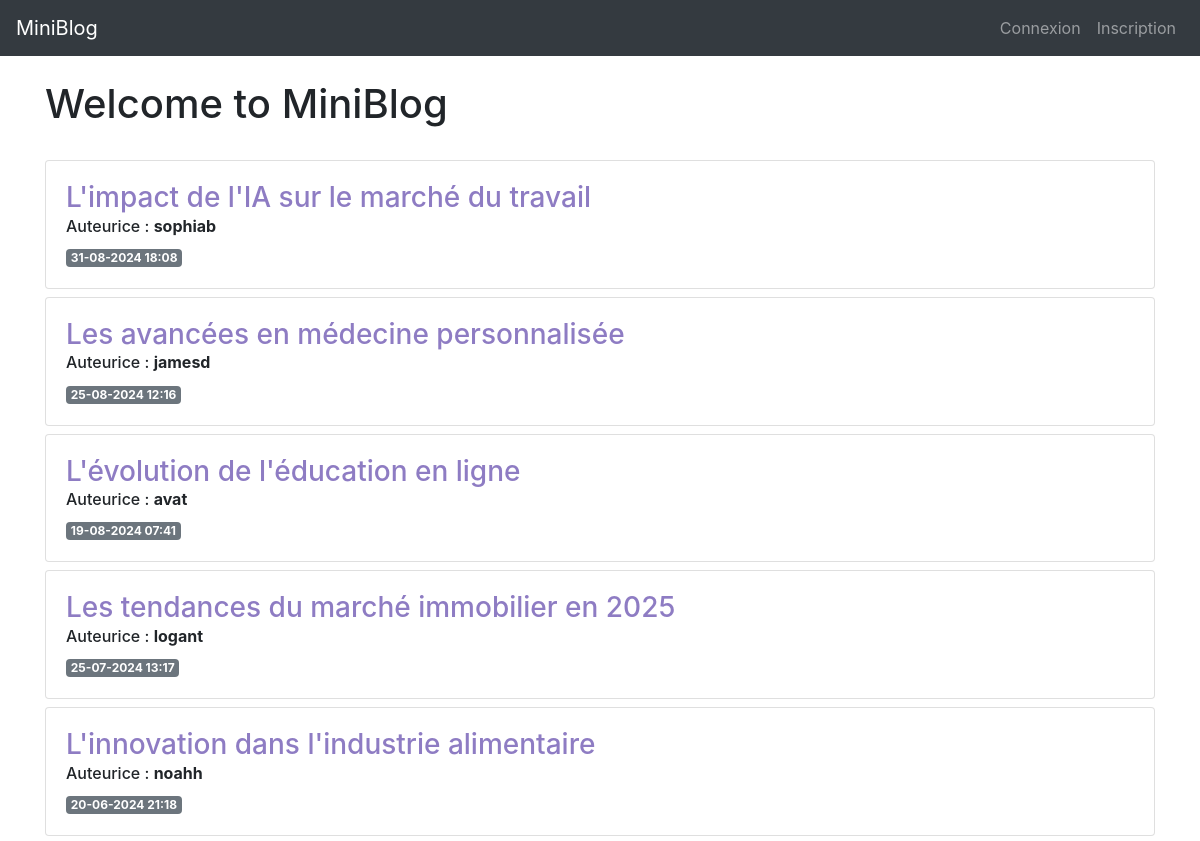
Before: / (upper part) with the older database file.
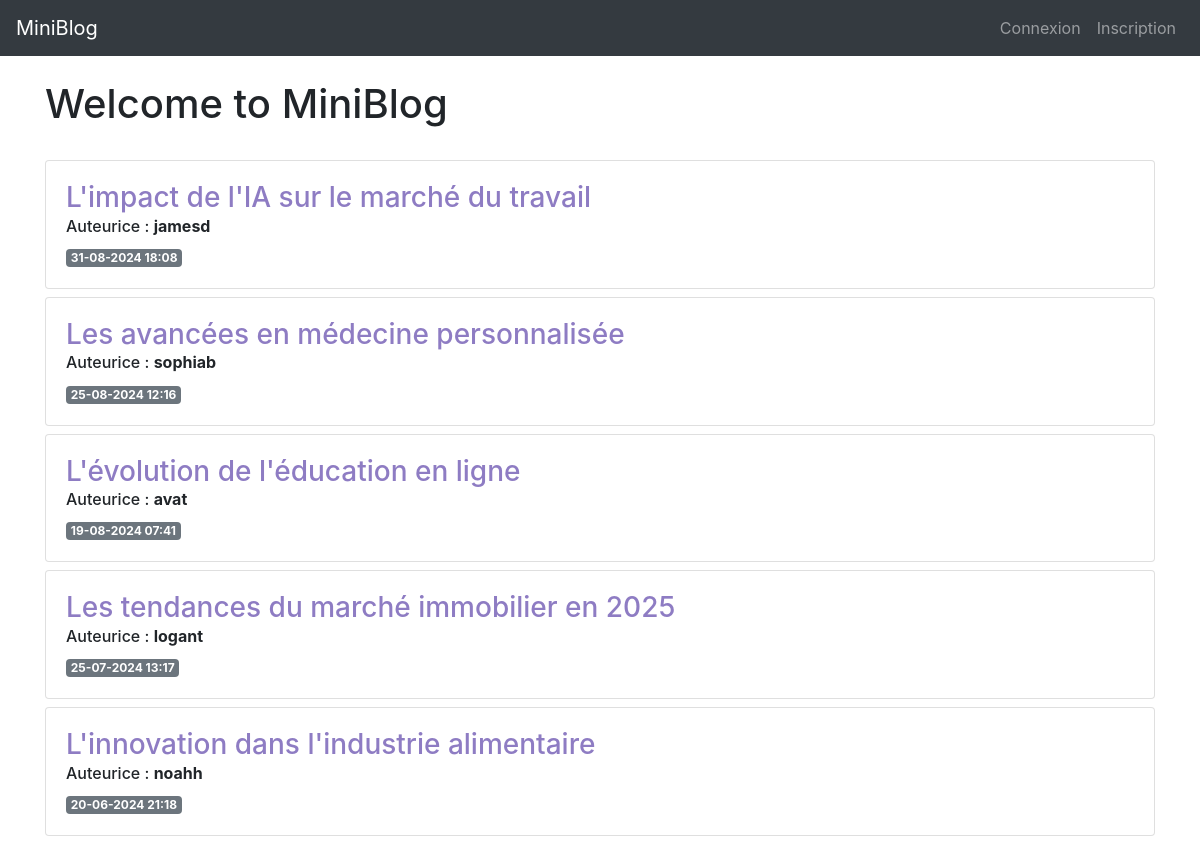
After: the same page with the newer database file.
### app/models.py (models this page shows, shortened)
class Post(db.Model):
    id = db.Column(db.Integer, primary_key=True)
    created = db.Column(db.DateTime, nullable=False, default=datetime.now)
    title = db.Column(db.String(200), nullable=False)
    content = db.Column(db.Text, nullable=False)
    user_id = db.Column(db.Integer, db.ForeignKey('user.id'), nullable=False)
    @property
    def formatted_created(self):
        return self.created.strftime("%d-%m-%Y %H:%M")

class User(db.Model, UserMixin):
    id = db.Column(db.Integer, primary_key=True)
    username = db.Column(db.String(20), nullable=False, unique=True)
    email = db.Column(db.String(120), nullable=False, unique=True)
    password_hash = db.Column(db.String(255), nullable=False)
    is_admin = db.Column(db.Boolean, default=False)
    created = db.Column(db.DateTime, default=datetime.now, nullable=False)
    posts = db.relationship('Post', backref='author',
                            lazy=True, cascade="all, delete-orphan")
    @property
    def password(self):
        raise AttributeError('password is not a readable attribute')

### app/__init__.py (the view)
    @app.route('/')
    def index():
        posts = Post.query.order_by(Post.created.desc()).all()
        return render_template('index.html', posts=posts)

### app/templates/index.html
{% extends 'base.html' %}
{% block content %}
<h1>{% block title %} Welcome to MiniBlog {% endblock %}</h1>
<br />
{% for post in posts %}
<div class="card mb-2">
    <div class="card-body">
        <a href="{{ url_for('posts.view', post_id=post.id) }}" class="custom-link">
            <h3>{{ post.title }}</h3>
        </a>
        <h6 class="card-subtitle mb-2">Auteurice : <span style="font-weight: bold;">{{ post.author.username }}</span></h6>
        <span class="badge badge-secondary">{{ post.formatted_created }}</span>
    </div>
</div>
{% endfor %}
<br />
<br />
{% endblock %}

Changed rows visible on the page:
changed Post "L'impact de l'IA sur le marché du travail": author.username "sophiab" → "jamesd"
changed Post "Les avancées en médecine personnalisée": author.username "jamesd" → "sophiab"
